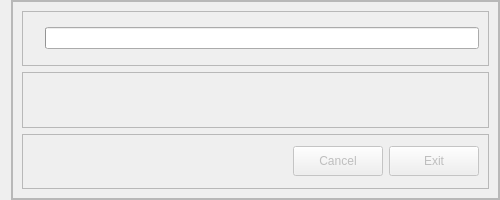
<?xml version="1.0" encoding="UTF-8"?>
<ui version="4.0">
 <class>main_dowload_dialog</class>
 <widget class="QDialog" name="main_dowload_dialog">
  <property name="geometry">
   <rect>
    <x>0</x>
    <y>0</y>
    <width>500</width>
    <height>200</height>
   </rect>
  </property>
  <property name="minimumSize">
   <size>
    <width>500</width>
    <height>200</height>
   </size>
  </property>
  <property name="maximumSize">
   <size>
    <width>500</width>
    <height>200</height>
   </size>
  </property>
  <property name="windowTitle">
   <string>To download</string>
  </property>
  <layout class="QHBoxLayout" name="horizontalLayout_3">
   <property name="spacing">
    <number>0</number>
   </property>
   <property name="topMargin">
    <number>0</number>
   </property>
   <property name="rightMargin">
    <number>0</number>
   </property>
   <property name="bottomMargin">
    <number>0</number>
   </property>
   <item>
    <widget class="QFrame" name="background_frame_dowload">
     <property name="frameShape">
      <enum>QFrame::StyledPanel</enum>
     </property>
     <property name="frameShadow">
      <enum>QFrame::Raised</enum>
     </property>
     <layout class="QVBoxLayout" name="verticalLayout_2">
      <property name="spacing">
       <number>0</number>
      </property>
      <property name="leftMargin">
       <number>0</number>
      </property>
      <property name="topMargin">
       <number>0</number>
      </property>
      <property name="rightMargin">
       <number>0</number>
      </property>
      <property name="bottomMargin">
       <number>0</number>
      </property>
      <item>
       <widget class="QFrame" name="conten_dowload">
        <property name="frameShape">
         <enum>QFrame::StyledPanel</enum>
        </property>
        <property name="frameShadow">
         <enum>QFrame::Raised</enum>
        </property>
        <layout class="QVBoxLayout" name="verticalLayout_4">
         <item>
          <widget class="QFrame" name="progresbar_frame">
           <property name="frameShape">
            <enum>QFrame::StyledPanel</enum>
           </property>
           <property name="frameShadow">
            <enum>QFrame::Raised</enum>
           </property>
           <layout class="QHBoxLayout" name="horizontalLayout_2">
            <item>
             <widget class="QLabel" name="img_bar">
              <property name="maximumSize">
               <size>
                <width>50</width>
                <height>50</height>
               </size>
              </property>
              <property name="text">
               <string/>
              </property>
              <property name="pixmap">
               <pixmap>assets/icons/downloading.png</pixmap>
              </property>
              <property name="scaledContents">
               <bool>true</bool>
              </property>
             </widget>
            </item>
            <item>
             <widget class="QProgressBar" name="progressBardowload"/>
            </item>
           </layout>
          </widget>
         </item>
         <item>
          <widget class="QFrame" name="name_frame">
           <property name="frameShape">
            <enum>QFrame::StyledPanel</enum>
           </property>
           <property name="frameShadow">
            <enum>QFrame::Raised</enum>
           </property>
           <layout class="QVBoxLayout" name="verticalLayout_3">
            <item>
             <widget class="QLabel" name="track_name">
              <property name="font">
               <font>
                <family>Arial</family>
                <pointsize>9</pointsize>
                <weight>75</weight>
                <bold>true</bold>
               </font>
              </property>
              <property name="text">
               <string/>
              </property>
              <property name="alignment">
               <set>Qt::AlignCenter</set>
              </property>
             </widget>
            </item>
           </layout>
          </widget>
         </item>
         <item>
          <widget class="QFrame" name="bottons_frame">
           <property name="frameShape">
            <enum>QFrame::StyledPanel</enum>
           </property>
           <property name="frameShadow">
            <enum>QFrame::Raised</enum>
           </property>
           <layout class="QHBoxLayout" name="horizontalLayout">
            <item>
             <spacer name="horizontalSpacer_botton">
              <property name="orientation">
               <enum>Qt::Horizontal</enum>
              </property>
              <property name="sizeHint" stdset="0">
               <size>
                <width>40</width>
                <height>20</height>
               </size>
              </property>
             </spacer>
            </item>
            <item>
             <widget class="QPushButton" name="pushButton_cancel">
              <property name="enabled">
               <bool>false</bool>
              </property>
              <property name="minimumSize">
               <size>
                <width>90</width>
                <height>30</height>
               </size>
              </property>
              <property name="text">
               <string>Cancel</string>
              </property>
             </widget>
            </item>
            <item>
             <widget class="QPushButton" name="pushButton_exit">
              <property name="enabled">
               <bool>false</bool>
              </property>
              <property name="minimumSize">
               <size>
                <width>90</width>
                <height>30</height>
               </size>
              </property>
              <property name="text">
               <string>Exit</string>
              </property>
             </widget>
            </item>
           </layout>
          </widget>
         </item>
        </layout>
       </widget>
      </item>
     </layout>
    </widget>
   </item>
  </layout>
 </widget>
 <resources/>
 <connections/>
</ui>
